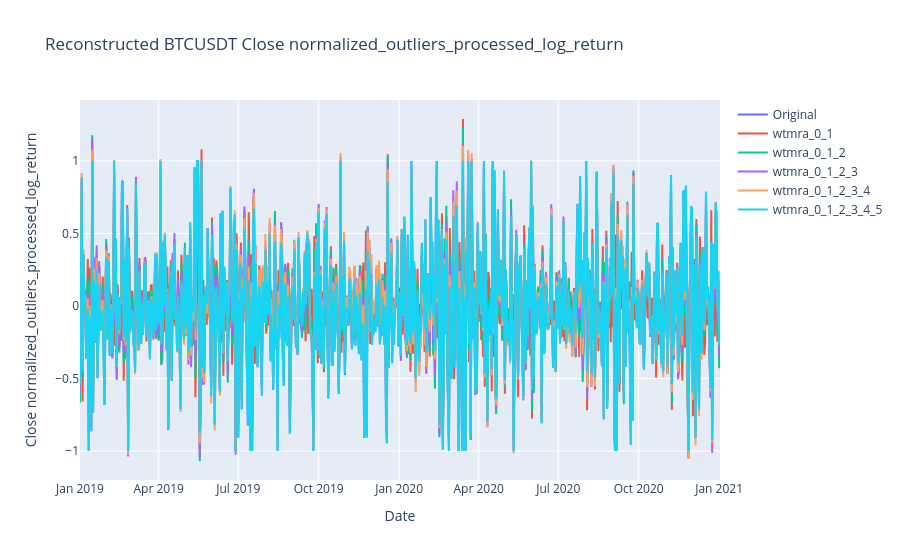

Notebook code for this chart:
### Code cell
# Reconstruct the series using wtmra coefficients
# reconstructed_series = np.sum(wtmra, axis=0)

# Reconstruct multiples series by incrementing the number of coefficients used by addind on top of the last one

reconstructed_series = []

# loop through the coefficients reverser order
for i in range(len(wtmra)-1, -1, -1):
    reconstructed_series.append(np.sum(wtmra[:i], axis=0))

# for i in range(0, len(wtmra)):
    
#     reconstructed_series.append(np.sum(wtmra[:i], axis=0))

# Plot the reconstructed series
fig = go.Figure()
fig.add_trace(go.Scatter(x=data.index, y=data['normalized_outliers_processed_log_return'], name='Original'))
fig.add_trace(go.Scatter(x=df_wtmra.index, y=df_wtmra['processed_log_return_wtmra_0_1'], name='wtmra_0_1'))
fig.add_trace(go.Scatter(x=df_wtmra.index, y=df_wtmra['processed_log_return_wtmra_0_1_2'], name='wtmra_0_1_2'))
fig.add_trace(go.Scatter(x=df_wtmra.index, y=df_wtmra['processed_log_return_wtmra_0_1_2_3'], name='wtmra_0_1_2_3'))
fig.add_trace(go.Scatter(x=df_wtmra.index, y=df_wtmra['processed_log_return_wtmra_0_1_2_3_4'], name='wtmra_0_1_2_3_4'))
fig.add_trace(go.Scatter(x=df_wtmra.index, y=df_wtmra['processed_log_return_wtmra_0_1_2_3_4_5'], name='wtmra_0_1_2_3_4_5'))

fig.update_layout(title='Reconstructed BTCUSDT Close normalized_outliers_processed_log_return', xaxis_title='Date', yaxis_title='Close normalized_outliers_processed_log_return')
fig.show()

### Figure 1 — Plotly figure (JSON) as saved in the notebook; plotly's stock layout.template omitted (floating-point values rounded to 4 significant figures; data arrays with more than 128 entries replaced by an {"elided": "..."} marker saying what was removed)
{"data": [{"name": "Original", "type": "scatter", "x": {"elided": "733 str values"}, "y": {"elided": "733 float values"}}, {"name": "wtmra_0_1", "type": "scatter", "x": {"elided": "733 str values"}, "y": {"elided": "733 float values"}}, {"name": "wtmra_0_1_2", "type": "scatter", "x": {"elided": "733 str values"}, "y": {"elided": "733 float values"}}, {"name": "wtmra_0_1_2_3", "type": "scatter", "x": {"elided": "733 str values"}, "y": {"elided": "733 float values"}}, {"name": "wtmra_0_1_2_3_4", "type": "scatter", "x": {"elided": "733 str values"}, "y": {"elided": "733 float values"}}, {"name": "wtmra_0_1_2_3_4_5", "type": "scatter", "x": {"elided": "733 str values"}, "y": {"elided": "733 float values"}}], "layout": {"title": {"text": "Reconstructed BTCUSDT Close normalized_outliers_processed_log_return"}, "xaxis": {"title": {"text": "Date"}}, "yaxis": {"title": {"text": "Close normalized_outliers_processed_log_return"}}}}
